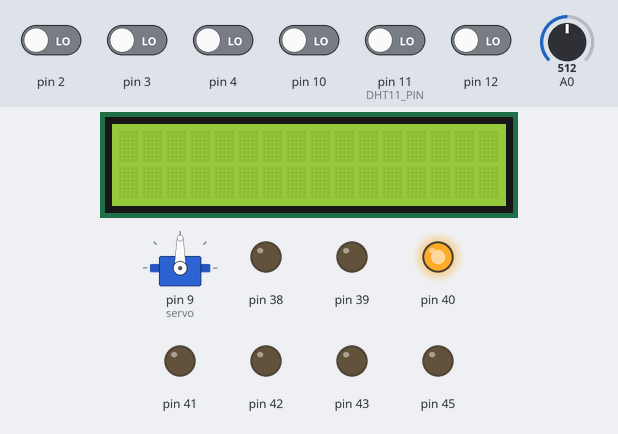
A sketch run on a simulated Arduino Mega 2560, built with avr-gcc and run on an emulated ATmega2560. Parts: 16×2 character LCD, servo, output pins drawn as LEDs (lit = HIGH). The inputs (shaded band) are chosen by the test bench; at power-on: pin 2–4, pin 10, pin 11 (DHT11_PIN), pin 12 LOW, A0 = 512. The local clock reads 2024-03-15 10:24:30 at power-on unless the sketch sets it; what the sketch prints to the serial monitor is not drawn.

Above: at 1.2 s.
1.3 s: pin 3 driven HIGH
At 2.0 s:
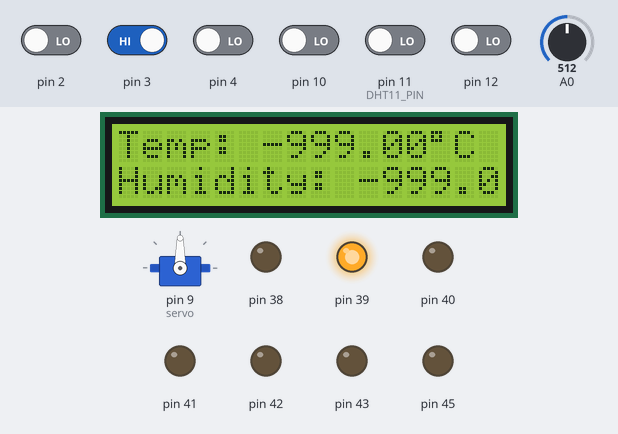
2.8 s: A0 set to 42
4.3 s: A0 set to 37
At 4.6 s:
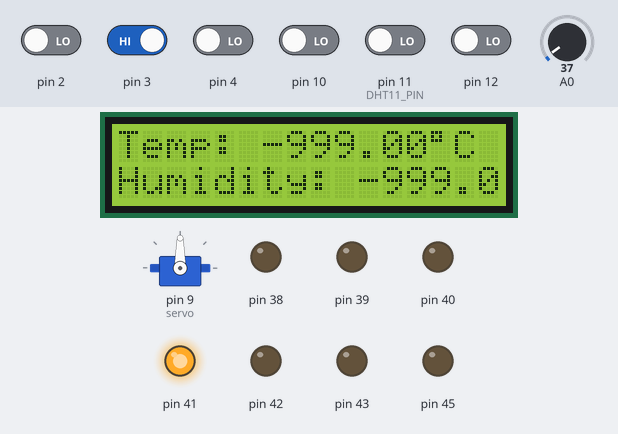
Timing chart, 0 to 7.3 s (numbered marks = the images above; inputs shaded):
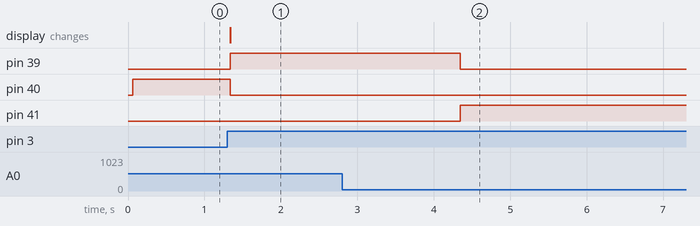

The sketch:

final_project.ino
```cpp
#include <DS3231.h>
#include <Servo.h>
#include <LiquidCrystal.h>
#include "dht.h"
#include <Wire.h> //needed for ds3231


// Registers
volatile unsigned char* pe_ddr = (unsigned char *) 0x2D;
volatile unsigned char* pin_e  = (unsigned char *) 0x2C;
volatile unsigned char* port_e = (unsigned char *) 0x2E;

volatile unsigned char* port_b = (unsigned char*) 0x25;
volatile unsigned char* ddr_b  = (unsigned char*) 0x24;
volatile unsigned char* pin_b  = (unsigned char*) 0x23;

volatile unsigned char* port_d = (unsigned char*)0x2B;
volatile unsigned char* ddr_d = (unsigned char*)0x2A;
volatile unsigned char* pin_d = (unsigned char*)0x29;

volatile unsigned char* port_a = (unsigned char*)0x22;
volatile unsigned char* ddr_a = (unsigned char*)0x21;
volatile unsigned char* pin_a = (unsigned char*)0x20;

volatile unsigned char* port_g = (unsigned char*)0x34;
volatile unsigned char* ddr_g = (unsigned char*)0x33;
volatile unsigned char* pin_g = (unsigned char*)0x32;

volatile unsigned char* port_l = (unsigned char*)0x10B;
volatile unsigned char* ddr_l = (unsigned char*)0x10A;
volatile unsigned char* pin_l = (unsigned char*)0x109;

volatile unsigned char* pin_k  = (unsigned char *) 0x106;
volatile unsigned char* port_k = (unsigned char *) 0x108;
volatile unsigned char* pk_ddr = (unsigned char *) 0x107;

volatile unsigned char *myTCCR1A = (unsigned char *) 0x80;
volatile unsigned char *myTCCR1B = (unsigned char *) 0x81;
volatile unsigned char *myTCCR1C = (unsigned char *) 0x82;
volatile unsigned char *myTIMSK1 = (unsigned char *) 0x6F;
volatile unsigned int  *myTCNT1  = (unsigned  int *) 0x84;
volatile unsigned char *myTIFR1 =  (unsigned char *) 0x36;

volatile unsigned char *myUCSR0A = (unsigned char *)0x00C0;
volatile unsigned char *myUCSR0B = (unsigned char *)0x00C1;
volatile unsigned char *myUCSR0C = (unsigned char *)0x00C2;
volatile unsigned int  *myUBRR0  = (unsigned int *) 0x00C4;
volatile unsigned char *myUDR0   = (unsigned char *)0x00C6;

volatile unsigned char* my_ADMUX = (unsigned char*) 0x7C;
volatile unsigned char* my_ADCSRB = (unsigned char*) 0x7B;
volatile unsigned char* my_ADCSRA = (unsigned char*) 0x7A;
volatile unsigned int* my_ADC_DATA = (unsigned int*) 0x78;

#define RDA 0x80
#define TBE 0x20
#define analogPin 0
#define DHT11_PIN 11

// thresholds, water threshold is a resitivity measure, 40 is low enough where if you hold it with your thumb it turns on.
// a cup of water is around 200, empty is 20 ish depending on ambient humidity
#define WATER_THRESHOLD 40

// this is about the average room temperature for my room, just so the fan runs.
#define TEMP_THRESHOLD 23


// program states
#define IDLE 0
#define RUNNING 1
#define DISABLED 2
#define ERROR 3

// initialize sensors and peripherals
dht DHT;

LiquidCrystal lcd(53, 52, 51, 50, 49, 48);

Servo servo;

DS3231 myRTC;

// angle for stepper motor is 10 by default;
int angle = 10;

// booleans for clock
bool century = false;
bool h12;
bool pm;

//System running controls if the interrupt has been triggered or not, enabling/ disabling the program.
volatile bool systemRunning = true;

// these two keep track of the state of the
int programState = IDLE;
int lastProgramState=IDLE;

void setup() {
  //init serial and peripherals
  U0Init(9600);
  lcd.begin(16,2);
  servo.attach(9);
  lcd.clear();
  adc_init();
  Wire.begin(); // required for clock module.

  // setup output/input pins.
  *ddr_b &= ~(0b01010000);
  *ddr_d &= ~(0b00011000);
  *ddr_g &= ~(0b00100000);
  set_as_output(ddr_g,0); //41
  set_as_output(ddr_l,7); //42
  set_as_output(ddr_l,6); //43
  set_as_output(ddr_l,4); //45
  set_as_output(ddr_g,1); //40
  set_as_output(ddr_g,2); //39
  set_as_output(ddr_d,7); //38


  // Set the Interrupt Mask Register to Enable Interrupt 4 and Interrupt 5
  EIMSK |= (1 << INT4) | (1 << INT5);

  // Set the Interrupt Control Register to Trigger on Any Logical Change
  EICRB |= (1 << ISC40) | (1 << ISC50);
  sei();
}

ISR(INT4_vect) {
  // Interrupt Service Routine for Interrupt 4
  // This function will be called when a CHANGE is detected on Pin 2
  // This will toggle the OFF state.
  systemRunning=false;
}

ISR(INT5_vect) {
  // this interrupt toggles the ON state.
  systemRunning=true;
}

// return temp
int getTemperature() {
  return DHT.temperature;
}

// print the state of a the function, to see states, see above definitions.
void printState(int state) {
  if (state == IDLE) {
    print("IDLE");
  } else if (state == ERROR) {
    print("ERROR");
  } else if (state == RUNNING) {
    print("RUNNING");
  } else if (state == DISABLED) {
    print("DISABLED");
  }
}

// This will format the transitons very nicely in a readable message.
void writeTransitionMessage() {
  if (programState != lastProgramState) {
    print("TRANSITION: ");
    printState(lastProgramState);
    print(" TO ");
    printState(programState);
    print(" AT ");
    getTimeStamp();
  }
}

// set pin as output, analgous to pinMode
void set_as_output(unsigned char* port, unsigned char pin_num)
{
  *port |= 0x01 << pin_num;
}

// init serial
void U0Init(int U0baud)
{
 unsigned long FCPU = 16000000;
 unsigned int tbaud;
 tbaud = (FCPU / 16 / U0baud - 1);
 // Same as (FCPU / (16 * U0baud)) - 1;
 *myUCSR0A = 0x20;
 *myUCSR0B = 0x18;
 *myUCSR0C = 0x06;
 *myUBRR0  = tbaud;
}

// puts a single char to the serial monitor
void U0putchar(unsigned char U0pdata)
{
  while((*myUCSR0A & TBE)==0);
  *myUDR0 = U0pdata;
}

// prints a string, with no newline.
void print(char *string) {
  int i = 0;
  while (string[i] != '\0') {
    U0putchar(string[i]);
    i++;
  }
}

// prints a string with a newline.
void println(char *string) {
  int i = 0;
  while (string[i] != '\0') {
    U0putchar(string[i]);
    i++;
  }
  U0putchar('\n');
}

// writes a state to a pin, analagous to digital write.
void write_port(unsigned char* port, unsigned char pin_num, unsigned char state)
{
  if(state == 0)
  {
    *port &= ~(0x01 << pin_num);
  }
  else
  {
    *port |= 0x01 << pin_num;
  }
}

void loop() {
  // Perform other tasks if the system is running
  // this is triggered from the interrupt! pin 2 = start, pin 3 = stop;
  if (systemRunning) {
    static int waterTooLowPrinted = 0; // prevent repeat messages
    if (programState == ERROR && (*pin_g & 0b00100000) == 0) { // error and reset is low
      runLCD();
      runAdjustmentMotor();
      lastProgramState = programState;
      if (waterTooLowPrinted == 0) {
          println("Water too low!");
          waterTooLowPrinted=1;
      }
      writeGreenLED(0);
      writeRedLED(1);
      writeYellowLED(0);
      writeBlueLED(0);
      writeFan(0);
    } else if ((*pin_g & 0b00100000) && (programState==ERROR)) { // reset pressed. Goto idle
        lastProgramState = programState;
        programState = IDLE;
        runLCD();
        runAdjustmentMotor();
        writeGreenLED(1);
        writeRedLED(0);
        writeYellowLED(0);
        writeBlueLED(0);
        writeFan(0);
        waterTooLowPrinted=0;
    } else if (getWaterLevel() < WATER_THRESHOLD) { // water too low ERROR
      lastProgramState = programState;
      programState = ERROR;
      if (waterTooLowPrinted == 0) {
          println("Water too low!");
          waterTooLowPrinted=1;
      }
      writeGreenLED(0);
      writeRedLED(1);
      writeYellowLED(0);
      writeBlueLED(0);
      runLCD();
      runAdjustmentMotor();
      writeFan(0);
      waterTooLowPrinted=0;
    } else if (getTemperature() <= TEMP_THRESHOLD && getWaterLevel() > WATER_THRESHOLD) {
      // idle state
      lastProgramState = programState;
      programState = IDLE;
      runLCD();
      runAdjustmentMotor();
      writeGreenLED(1);
      writeRedLED(0);
      writeYellowLED(0);
      writeBlueLED(0);
      writeFan(0);
      waterTooLowPrinted=0;
    } else if (getTemperature() > TEMP_THRESHOLD && getWaterLevel() > WATER_THRESHOLD) {
      // RUNNING STATE
      lastProgramState = programState;
      programState = RUNNING;
      runLCD();
      runAdjustmentMotor();
      writeGreenLED(0);
      writeRedLED(0);
      writeYellowLED(0);
      writeBlueLED(1);
      writeFan(1);
      waterTooLowPrinted=0;
    }
  } else {
    // disabled state, toggled via interrupt.
    lastProgramState = programState;
    programState=DISABLED;
    writeGreenLED(0);
    writeRedLED(0);
    writeYellowLED(1);
    writeBlueLED(0);
    writeFan(0);
  }
  writeTransitionMessage();
  delay_milliseconds(100);
}

// turns on/ off fan
void writeFan(int state) {
    write_port(port_l, 6, state);// turn on fan (43)
    write_port(port_l, 4, 0); //pull other pin low (45)
}

//returns water level
int getWaterLevel() {
  return adc_read(0);
}

// initializes the adc.
void adc_init()
{
  // setup the A register
  *my_ADCSRA |= 0b10000000; // set bit   7 to 1 to enable the ADC
  *my_ADCSRA &= 0b11011111; // clear bit 6 to 0 to disable the ADC trigger mode
  *my_ADCSRA &= 0b11110111; // clear bit 5 to 0 to disable the ADC interrupt
  *my_ADCSRA &= 0b11111000; // clear bit 0-2 to 0 to set prescaler selection to slow reading
  // setup the B register
  *my_ADCSRB &= 0b11110111; // clear bit 3 to 0 to reset the channel and gain bits
  *my_ADCSRB &= 0b11111000; // clear bit 2-0 to 0 to set free running mode
  // setup the MUX Register
  *my_ADMUX  &= 0b01111111; // clear bit 7 to 0 for AVCC analog reference
  *my_ADMUX  |= 0b01000000; // set bit   6 to 1 for AVCC analog reference
  *my_ADMUX  &= 0b11011111; // clear bit 5 to 0 for right adjust result
  *my_ADMUX  &= 0b11100000; // clear bit 4-0 to 0 to reset the channel and gain bits
}
unsigned int adc_read(unsigned char adc_channel_num)
{
  // clear the channel selection bits (MUX 4:0)
  *my_ADMUX  &= 0b11100000;
  // clear the channel selection bits (MUX 5)
  *my_ADCSRB &= 0b11110111;
  // set the channel number
  if(adc_channel_num > 7)
  {
    // set the channel selection bits, but remove the most significant bit (bit 3)
    adc_channel_num -= 8;
    // set MUX bit 5
    *my_ADCSRB |= 0b00001000;
  }
  // set the channel selection bits
  *my_ADMUX  += adc_channel_num;
  // set bit 6 of ADCSRA to 1 to start a conversion
  *my_ADCSRA |= 0x40;
  // wait for the conversion to complete
  while((*my_ADCSRA & 0x40) != 0);
  // return the result in the ADC data register
  return *my_ADC_DATA;
}

// prints the time stamp from rtc.
void getTimeStamp() {
  U0putchar(myRTC.getMonth(century)/10+'0');
  U0putchar(myRTC.getMonth(century)%10+'0');
  U0putchar('/');
  U0putchar(myRTC.getDate()/10+'0');
  U0putchar(myRTC.getDate()%10+'0');
  U0putchar('/');
  U0putchar(myRTC.getYear()/10+'0');
  U0putchar(myRTC.getYear()%10+'0');
  U0putchar(' ');
  U0putchar(myRTC.getHour(h12,pm)/10+'0');
  U0putchar(myRTC.getHour(h12,pm)%10+'0');
  U0putchar(':');
  U0putchar(myRTC.getMinute()/10+'0');
  U0putchar(myRTC.getMinute()%10+'0');
  U0putchar(':');
  U0putchar(myRTC.getSecond()/10+'0');
  U0putchar(myRTC.getSecond()%10+'0');
  U0putchar('\n');
}

//these functions turn on/off their respective color led.
void writeRedLED(int state) {
  write_port(port_g, 0, state);
}

void writeYellowLED(int state) {
  write_port(port_g, 1, state);
}

void writeGreenLED(int state) {
  write_port(port_g, 2, state);
}

void writeBlueLED(int state) {
  write_port(port_l, 7, state);
}

// this function runs the stepper motor that adjusts the angle of the fan.
void runAdjustmentMotor() {
    if (*pin_b & 0b00010000){
      angle+=10;
      servo.write(angle);
    }
    if (*pin_b & 0b01000000) {
      if (angle > 0) {
        angle-=10;
      }
      servo.write(angle);
    }
}

// custom delay function.
void delay_milliseconds(unsigned long milliseconds) {
  TCCR1A = 0; // set timer 1 to normal mode
  TCCR1B = (1 << CS11) | (1 << CS10); // set prescaler to 64
  TCNT1 = 0; // reset the timer count
  while (TCNT1 < ((F_CPU / 64) * milliseconds) / 1000) {
    // do nothing, just wait
  }
  TCCR1B = 0; // stop the timer
}

// runs the LCD
void runLCD() {
  int chk = DHT.read11(DHT11_PIN);
  lcd.setCursor(0,0);
  lcd.print("Temp: ");
  lcd.print(DHT.temperature);
  lcd.print((char)223);
  lcd.print("C");
  lcd.setCursor(0,1);
  lcd.print("Humidity: ");
  lcd.print(DHT.humidity);
  lcd.print("%");
}
```

dht.cpp
```cpp
//
//    FILE: dht.cpp
//  AUTHOR: Rob Tillaart
// VERSION: 0.1.14
// PURPOSE: DHT Temperature & Humidity Sensor library for Arduino
//     URL: http://arduino.cc/playground/Main/DHTLib
//
// HISTORY:
// 0.1.14 replace digital read with faster (~3x) code => more robust low MHz machines.
// 0.1.13 fix negative temperature
// 0.1.12 support DHT33 and DHT44 initial version
// 0.1.11 renamed DHTLIB_TIMEOUT
// 0.1.10 optimized faster WAKEUP + TIMEOUT
// 0.1.09 optimize size: timeout check + use of mask
// 0.1.08 added formula for timeout based upon clockspeed
// 0.1.07 added support for DHT21
// 0.1.06 minimize footprint (2012-12-27)
// 0.1.05 fixed negative temperature bug (thanks to Roseman)
// 0.1.04 improved readability of code using DHTLIB_OK in code
// 0.1.03 added error values for temp and humidity when read failed
// 0.1.02 added error codes
// 0.1.01 added support for Arduino 1.0, fixed typos (31/12/2011)
// 0.1.00 by Rob Tillaart (01/04/2011)
//
// inspired by DHT11 library
//
// Released to the public domain
//

#include "dht.h"

/////////////////////////////////////////////////////
//
// PUBLIC
//

// return values:
// DHTLIB_OK
// DHTLIB_ERROR_CHECKSUM
// DHTLIB_ERROR_TIMEOUT
int dht::read11(uint8_t pin)
{
    // READ VALUES
    int rv = _readSensor(pin, DHTLIB_DHT11_WAKEUP);
    if (rv != DHTLIB_OK)
    {
        humidity    = DHTLIB_INVALID_VALUE; // invalid value, or is NaN prefered?
        temperature = DHTLIB_INVALID_VALUE; // invalid value
        return rv;
    }

    // CONVERT AND STORE
    humidity    = bits[0];  // bits[1] == 0;
    temperature = bits[2];  // bits[3] == 0;

    // TEST CHECKSUM
    // bits[1] && bits[3] both 0
    uint8_t sum = bits[0] + bits[2];
    if (bits[4] != sum) return DHTLIB_ERROR_CHECKSUM;

    return DHTLIB_OK;
}


// return values:
// DHTLIB_OK
// DHTLIB_ERROR_CHECKSUM
// DHTLIB_ERROR_TIMEOUT
int dht::read(uint8_t pin)
{
    // READ VALUES
    int rv = _readSensor(pin, DHTLIB_DHT_WAKEUP);
    if (rv != DHTLIB_OK)
    {
        humidity    = DHTLIB_INVALID_VALUE;  // invalid value, or is NaN prefered?
        temperature = DHTLIB_INVALID_VALUE;  // invalid value
        return rv; // propagate error value
    }

    // CONVERT AND STORE
    humidity = word(bits[0], bits[1]) * 0.1;
    temperature = word(bits[2] & 0x7F, bits[3]) * 0.1;
    if (bits[2] & 0x80)  // negative temperature
    {
        temperature = -temperature;
    }

    // TEST CHECKSUM
    uint8_t sum = bits[0] + bits[1] + bits[2] + bits[3];
    if (bits[4] != sum)
    {
        return DHTLIB_ERROR_CHECKSUM;
    }
    return DHTLIB_OK;
}

/////////////////////////////////////////////////////
//
// PRIVATE
//

// return values:
// DHTLIB_OK
// DHTLIB_ERROR_TIMEOUT
int dht::_readSensor(uint8_t pin, uint8_t wakeupDelay)
{
    // INIT BUFFERVAR TO RECEIVE DATA
    uint8_t mask = 128;
    uint8_t idx = 0;

    // replace digitalRead() with Direct Port Reads.
    // reduces footprint ~100 bytes => portability issue?
    // direct port read is about 3x faster
	uint8_t bit = digitalPinToBitMask(pin);
	uint8_t port = digitalPinToPort(pin);
    volatile uint8_t *PIR = portInputRegister(port);

    // EMPTY BUFFER
    for (uint8_t i = 0; i < 5; i++) bits[i] = 0;

    // REQUEST SAMPLE
    pinMode(pin, OUTPUT);
    digitalWrite(pin, LOW); // T-be
    delay(wakeupDelay);
    digitalWrite(pin, HIGH);   // T-go
    delayMicroseconds(40);
    pinMode(pin, INPUT);

    // GET ACKNOWLEDGE or TIMEOUT
    uint16_t loopCntLOW = DHTLIB_TIMEOUT;
    while ((*PIR & bit) == LOW )  // T-rel
    {
        if (--loopCntLOW == 0) return DHTLIB_ERROR_TIMEOUT;
    }

    uint16_t loopCntHIGH = DHTLIB_TIMEOUT;
    while ((*PIR & bit) != LOW )  // T-reh
    {
        if (--loopCntHIGH == 0) return DHTLIB_ERROR_TIMEOUT;
    }

    // READ THE OUTPUT - 40 BITS => 5 BYTES
    for (uint8_t i = 40; i != 0; i--)
    {
        loopCntLOW = DHTLIB_TIMEOUT;
        while ((*PIR & bit) == LOW )
        {
            if (--loopCntLOW == 0) return DHTLIB_ERROR_TIMEOUT;
        }

        uint32_t t = micros();

        loopCntHIGH = DHTLIB_TIMEOUT;
        while ((*PIR & bit) != LOW )
        {
            if (--loopCntHIGH == 0) return DHTLIB_ERROR_TIMEOUT;
        }

        if ((micros() - t) > 40)
        {
            bits[idx] |= mask;
        }
        mask >>= 1;
        if (mask == 0)   // next byte?
        {
            mask = 128;
            idx++;
        }
    }
    pinMode(pin, OUTPUT);
    digitalWrite(pin, HIGH);

    return DHTLIB_OK;
}
//
// END OF FILE
//
```

dht.h
```cpp
//
//    FILE: dht.h
//  AUTHOR: Rob Tillaart
// VERSION: 0.1.14
// PURPOSE: DHT Temperature & Humidity Sensor library for Arduino
//     URL: http://arduino.cc/playground/Main/DHTLib
//
// HISTORY:
// see dht.cpp file
//

#ifndef dht_h
#define dht_h

#if ARDUINO < 100
#include <WProgram.h>
#else
#include <Arduino.h>
#endif

#define DHT_LIB_VERSION "0.1.14"

#define DHTLIB_OK                0
#define DHTLIB_ERROR_CHECKSUM   -1
#define DHTLIB_ERROR_TIMEOUT    -2
#define DHTLIB_INVALID_VALUE    -999

#define DHTLIB_DHT11_WAKEUP     18
#define DHTLIB_DHT_WAKEUP       1

// max timeout is 100 usec.
// For a 16 Mhz proc 100 usec is 1600 clock cycles
// loops using DHTLIB_TIMEOUT use at least 4 clock cycli
// so 100 us takes max 400 loops
// so by dividing F_CPU by 40000 we "fail" as fast as possible
#define DHTLIB_TIMEOUT (F_CPU/40000)

class dht
{
public:
    // return values:
    // DHTLIB_OK
    // DHTLIB_ERROR_CHECKSUM
    // DHTLIB_ERROR_TIMEOUT
    int read11(uint8_t pin);
    int read(uint8_t pin);

    inline int read21(uint8_t pin) { return read(pin); };
    inline int read22(uint8_t pin) { return read(pin); };
    inline int read33(uint8_t pin) { return read(pin); };
    inline int read44(uint8_t pin) { return read(pin); };

    double humidity;
    double temperature;

private:
    uint8_t bits[5];  // buffer to receive data
    int _readSensor(uint8_t pin, uint8_t wakeupDelay);
};
#endif
//
// END OF FILE
//
```

Measured:
- the behaviour switches between 40 and 39 on A0 (found by bisection; images 1 and 2)
- after the input at 1.3 s, pin 39: LOW → HIGH at once; pin 40: HIGH → LOW at once; the display: changes at once (image 1)
- after the input at 2.8 s, every drawn part: stays the same
- after the input at 4.3 s, pin 39: HIGH → LOW after 0.05 s; pin 41: LOW → HIGH after 0.05 s
